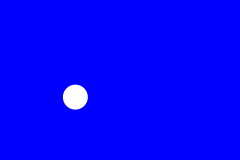
Frame 1 (no input)
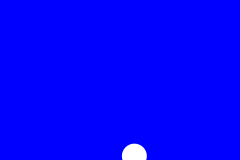
Frame 60 (the mouse pressed at the canvas centre just before this capture)
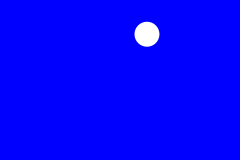
Frame 120 (the mouse held since frame 60 and released just before this capture)

The Processing sketch that drew these frames (run headless with seeded random() and noise(); from frame 60 on, the mouse is pressed at the canvas centre):

// Processing sketch: bouncing_ball_speed
// ── bouncing_ball_speed.pde
float yPos, xPos, ySpeed, xSpeed, blockWidth, blockSpeed;

void setup() {
  size(240, 160);
  pixelDensity(2);
  
  ySpeed = 2;
  xSpeed = 2;
  blockSpeed = 0.50;
  blockWidth = 25;
  
  yPos = random(blockWidth, height - blockWidth);
  xPos = random(blockWidth, width - blockWidth);
}

void draw() {
  background(0, 0, 255);
  noStroke();
  fill(255);
  rectMode(CENTER);
  
  float minBlockSpeed = 0.5;
  float maxBlockSpeed = 2.5;
  
  if (yPos <= 0 || yPos >= height) {
    ySpeed *= -1;
    blockSpeed += random(0.5, 1.0);
  }
  
  if (xPos <= 0 || xPos >= width) {
    xSpeed *= -1;
    blockSpeed += random(0.5, 1.0);
  }
  
  yPos += ySpeed * blockSpeed;
  xPos += xSpeed * blockSpeed;
  
  circle(xPos, yPos, blockWidth);
  
  blockSpeed = constrain(blockSpeed, minBlockSpeed, maxBlockSpeed); 
}
